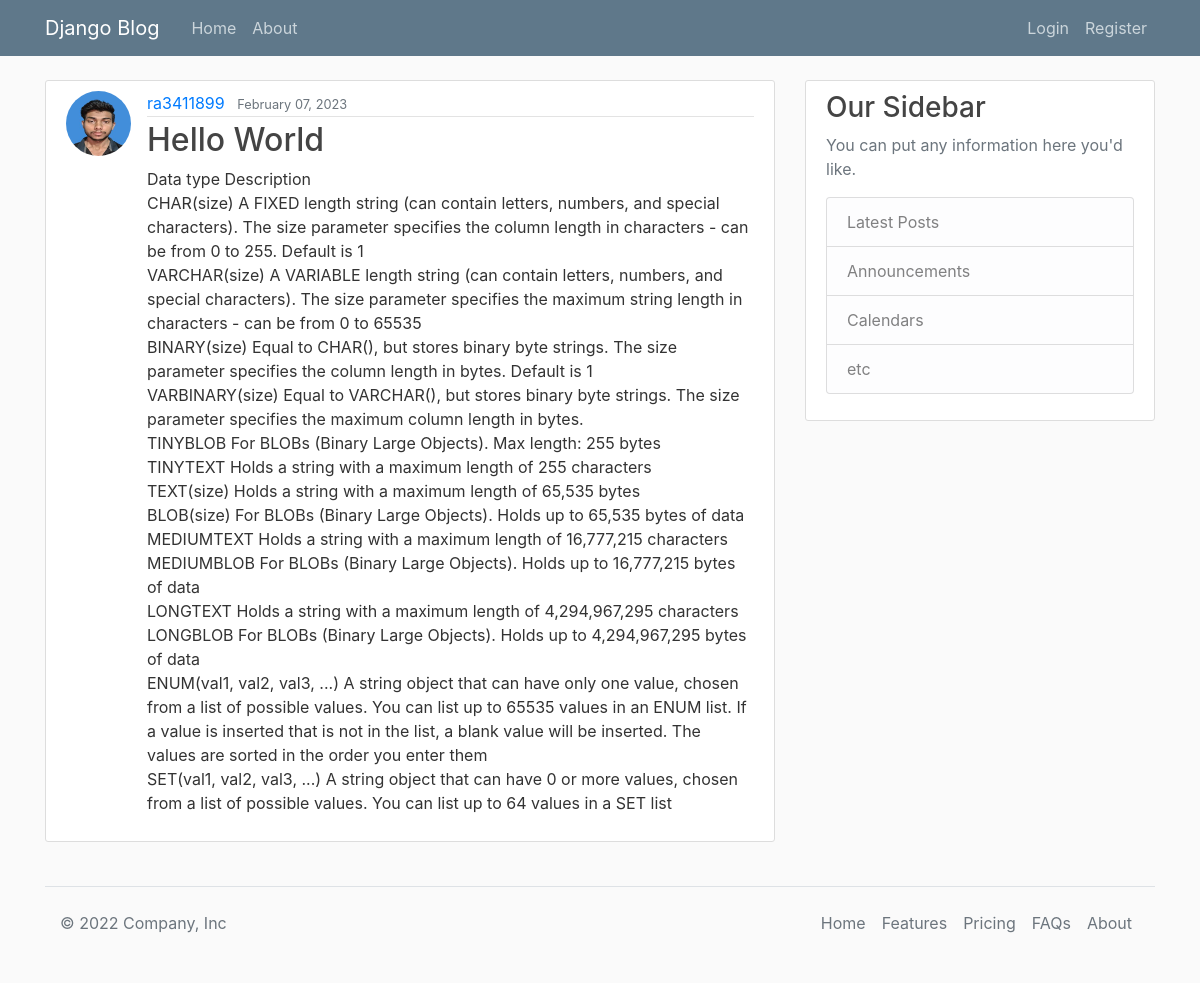
Screenshot of /post/42/ with the database file from the repository.
### blog/models.py (models this page shows, shortened)
class Post(models.Model):
    title = models.CharField(max_length=50, verbose_name='Title Of The Post')
    content = models.TextField(verbose_name='Write About Post')
    date_posted = models.DateTimeField(default=timezone.now)
    author = models.ForeignKey(User, on_delete=models.CASCADE)

### users/models.py (models this page shows, shortened)
class Profile(models.Model):
    user = models.OneToOneField(User, on_delete=models.CASCADE)
    image = models.ImageField(upload_to='profile_pics', default='default.jpg')

### blog/views.py (the view)
# urls.py: path('post/<int:pk>/', PostDetailView.as_view(), name='post-detail'),
class PostDetailView(DetailView):
    model = Post

### blog/templates/blog/post_detail.html (shortened to what this page needs)
{% extends "blog/base.html" %}
{% block body %}
<article class="media content-section">
    <img class="rounded-circle article-img" src="{{ object.author.profile.image.url }}">
    <div class="media-body">
        <div class="article-metadata">
            <a class="mr-2" href="{% url 'user-posts' object.author.username %}">{{ object.author }}</a>
            <small class="text-muted">{{ object.date_posted|date:"F d, Y" }}</small>
        </div>
        <h2 class="article-title">{{ object.title }}</h2>
        <p class="article-content">{{ object.content }}</p>
    </div>
</article>
{% endblock body %}

### static/css/main.css (style rules this page uses)
body { background: #fafafa; color: #333333; margin-top: 5rem; }
h1, h2, h3, h4, h5, h6 { color: #444444; }
.content-section { background: #ffffff; padding: 10px 20px; border: 1px solid #dddddd; border-radius: 3px; margin-bottom: 20px; }
.article-title { color: #444444; }
.article-content { white-space: pre-line; }
.article-img { height: 65px; width: 65px; margin-right: 16px; }
.article-metadata { padding-bottom: 1px; margin-bottom: 4px; border-bottom: 1px solid #e3e3e3 }

### rows the page displays
Post: author.profile.image (picture), author "ra3411899", date_posted "February 07, 2023", title "Hello World", content "Data type Description CHAR(size) A FIXED length string (can contain letters, numbers, and special characters). The size parameter specifies the column length in characters - can be from 0 to 255. Default is 1 VARCHAR(size) A VARIABLE length string (can contain letters, numbers, and special characters). The size parameter specifies the maximum string length in characters - can be from 0 to 65535 BINARY(size) Equal to CHAR(), but stores binary byte strings. The size parameter specifies the column length in bytes. Default is 1 VARBINARY(size) Equal to VARCHAR(), but stores binary byte strings. The size parameter specifies the maximum column length in bytes. TINYBLOB For BLOBs (Binary Large…"
